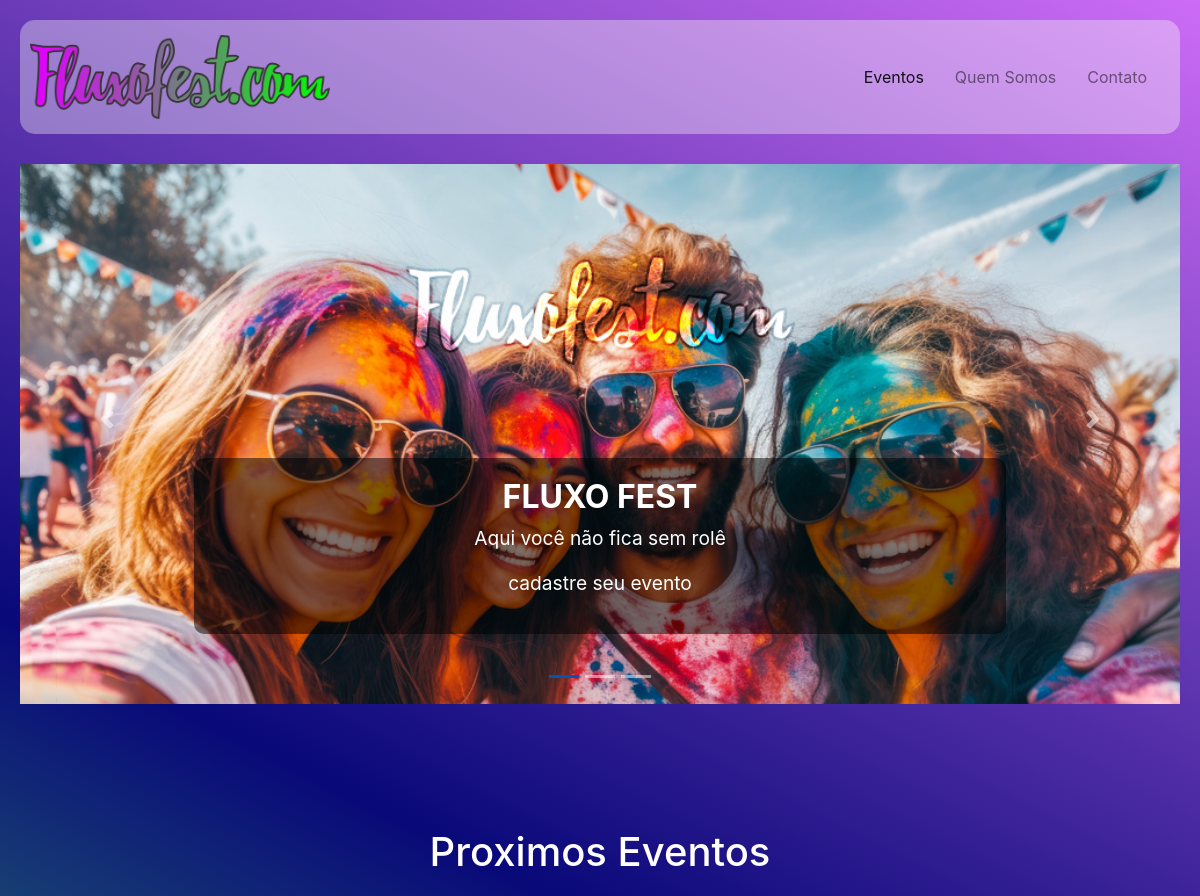
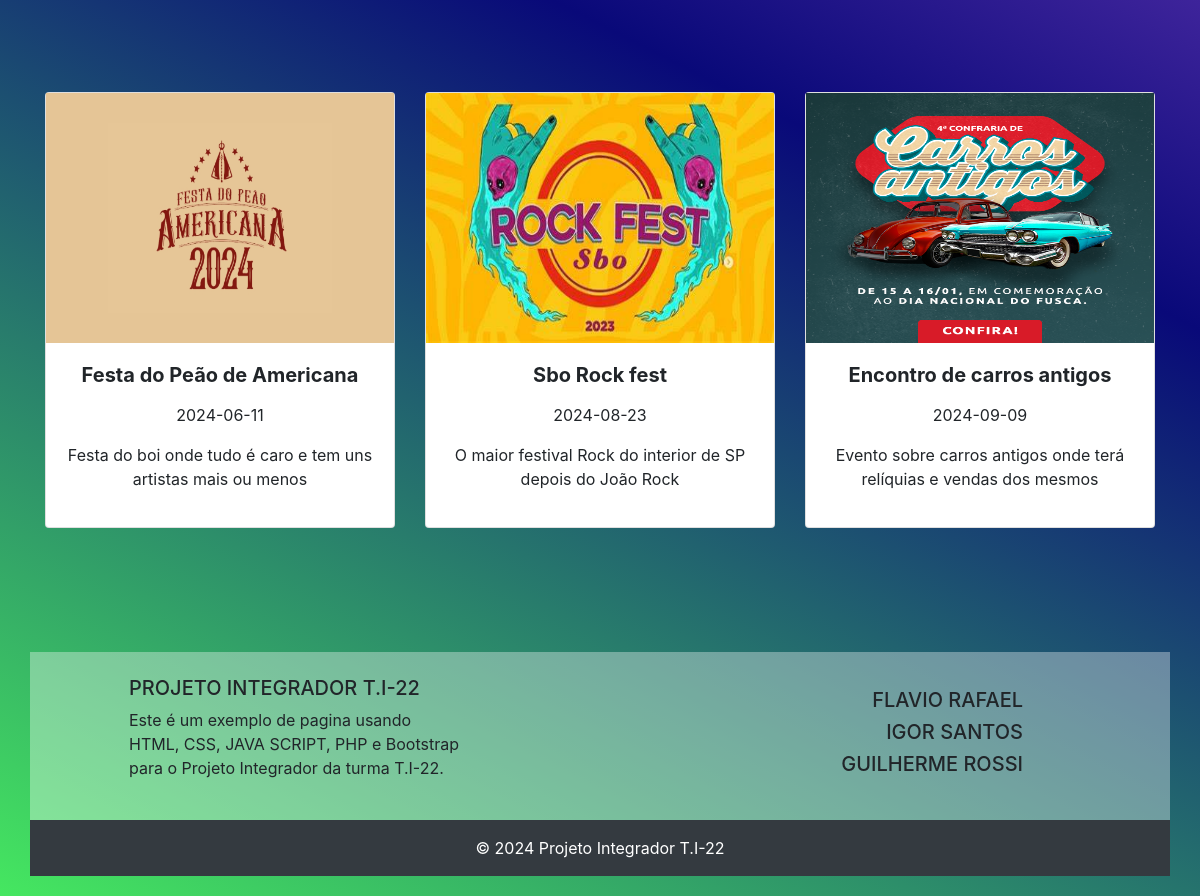
The page / on the database its author committed (2 pictures, top to bottom).
### tables this page shows
CREATE TABLE `tb_eventos` (
  `id` int(11) NOT NULL,
  `titulo` varchar(50) NOT NULL,
  `data` date NOT NULL,
  `descricao` varchar(100) NOT NULL,
  `foto` varchar(1000) NOT NULL
);

### index.php (the view, shortened to what this page needs)
<?php include("cabecalho.php") ?>
<div id="carouselExampleIndicators" class="carousel slide" data-ride="carousel">
    <ol class="carousel-indicators">
        <li data-target="#carouselExampleIndicators" data-slide-to="0" class="active"></li>
        <li data-target="#carouselExampleIndicators" data-slide-to="1"></li>
        <li data-target="#carouselExampleIndicators" data-slide-to="2"></li>
    </ol>
    <div class="carousel-inner">
        <div class="carousel-item active">
            <img src="img/banner1.png" class="d-block " alt="...">
            <div class="carousel-caption d-none d-md-block">
                <h5>FLUXO FEST</h5>
                <p>Aqui você não fica sem rolê</p>
                <p>cadastre seu evento</p>
            </div>
        </div>
    </div>
    <a class="carousel-control-prev" href="#carouselExampleIndicators" role="button" data-slide="prev">
        <span class="carousel-control-prev-icon" aria-hidden="true"></span>
    </a>
    <a class="carousel-control-next" href="#carouselExampleIndicators" role="button" data-slide="next">
        <span class="carousel-control-next-icon" aria-hidden="true"></span>
    </a>
</div>
<div class="container mt-4">
    <h1>Proximos Eventos</h1>
    <div class="row">
            <?php
                $servidor = "127.0.0.1";
                $usuario = "root";
                $senha = "";
                $bd = "bd_eventos";
                $conexao = mysqli_connect($servidor, $usuario, $senha, $bd);
                $sql = "SELECT * FROM tb_eventos ORDER BY data ASC LIMIT 3";
                $resultado = mysqli_query($conexao, $sql);
                if (mysqli_num_rows($resultado) > 0) {
            ?>
                    <div class="container  mt-4">
                        <div class="row">
            <?php
                    while ($umEvento = mysqli_fetch_assoc($resultado)) {
            ?>
             <div class="col-lg-4 col-md-6 mb-4">
            <div class="card">
            <img height="250" src="img/<?php echo $umEvento["foto"]; ?>" alt="<?php echo $umEvento["titulo"]; ?>" class="">
                <div class="card-body">
                    <h5 class="card-title"><p><?php echo $umEvento["titulo"]; ?></p></h5>
                    <p class="card-text"><p><?php echo $umEvento["data"]; ?></p></p>
                    <p class="card-text"><p><?php echo $umEvento["descricao"]; ?></p></p>
                </div>
            </div>
        </div>
            <?php
                    }}
            ?>
    </div>
</div>
<?php include ("rodape.php")?>

### style.css (style rules this page uses)
body { font-family: Arial, sans-serif; background-color: #f0f0f0; padding: 20px; background: rgb(205,108,246); background: linear-gradient(207deg, rgba(205,108,246,1) 0%, rgba(9,9,121,1) 51%, rgba(69,231,96,1) 100%); }
.carousel-item { height: 500px; margin-top: 20px; margin-bottom: 50px; }
.carousel-item img { height: 700px; object-fit: cover; width: 100%; margin-top: 10px; }
.carousel-caption { background-color: rgba(0, 0, 0, 0.5); padding: 20px; border-radius: 10px; }
.carousel-caption h5 { font-size: 2rem; font-weight: bold; }
.carousel-caption p { font-size: 1.2rem; }
.carousel-indicators li { background-color: #007bff; }
.carousel-indicators .active { background-color: #0056b3; }
.carousel-control-prev-icon, .carousel-control-next-icon { background-color: rgba(0, 0, 0, 0.5); border-radius: 50%; padding: 10px; }
.card { border: 1px solid #ddd; border-radius: 10px; margin-top: 50px; }
.card-body { text-align: center; }
.card-title { font-size: 1.25rem; font-weight: bold; }
.card-text { margin-bottom: 15px; }
h1 { text-align: center; padding-top: 100px; padding-bottom: 30px; color:white; }

### cabecalho.php (style rules this page uses)
body { padding: 20px; }

### rows shown on the page
tb_eventos: foto (picture), titulo "Festa do Peão de Americana", data "2024-06-11", descricao "Festa do boi onde tudo é caro e tem uns artistas mais ou menos"
tb_eventos: foto (picture), titulo "Sbo Rock fest", data "2024-08-23", descricao "O maior festival Rock do interior de SP depois do João Rock"
tb_eventos: foto (picture), titulo "Encontro de carros antigos", data "2024-09-09", descricao "Evento sobre carros antigos onde terá relíquias e vendas dos mesmos"
